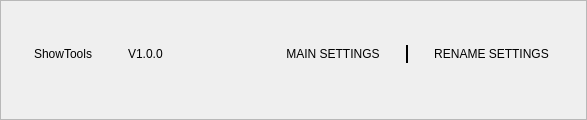
      <widget class="QFrame" name="headerFrame">
       <property name="sizePolicy">
        <sizepolicy hsizetype="Expanding" vsizetype="Fixed">
         <horstretch>0</horstretch>
         <verstretch>0</verstretch>
        </sizepolicy>
       </property>
       <property name="minimumSize">
        <size>
         <width>80</width>
         <height>120</height>
        </size>
       </property>
       <property name="frameShape">
        <enum>QFrame::StyledPanel</enum>
       </property>
       <property name="frameShadow">
        <enum>QFrame::Raised</enum>
       </property>
       <layout class="QHBoxLayout" name="horizontalLayout_3">
        <property name="spacing">
         <number>8</number>
        </property>
        <property name="leftMargin">
         <number>12</number>
        </property>
        <property name="topMargin">
         <number>14</number>
        </property>
        <property name="rightMargin">
         <number>12</number>
        </property>
        <item>
         <layout class="QHBoxLayout" name="horizontalLayout_2">
          <property name="leftMargin">
           <number>12</number>
          </property>
          <property name="topMargin">
           <number>6</number>
          </property>
          <property name="rightMargin">
           <number>12</number>
          </property>
          <property name="bottomMargin">
           <number>20</number>
          </property>
          <item alignment="Qt::AlignVCenter">
           <widget class="QWidget" name="titleRow" native="true">
            <property name="minimumSize">
             <size>
              <width>200</width>
              <height>0</height>
             </size>
            </property>
            <layout class="QHBoxLayout" name="horizontalLayout_11">
             <item>
              <layout class="QHBoxLayout" name="horizontalLayout_10">
               <item alignment="Qt::AlignBottom">
                <widget class="QLabel" name="label_showTools">
                 <property name="text">
                  <string>ShowTools</string>
                 </property>
                 <property name="alignment">
                  <set>Qt::AlignBottom|Qt::AlignLeading|Qt::AlignLeft</set>
                 </property>
                </widget>
               </item>
               <item alignment="Qt::AlignBottom">
                <widget class="QLabel" name="label_version">
                 <property name="text">
                  <string>V1.0.0</string>
                 </property>
                 <property name="alignment">
                  <set>Qt::AlignBottom|Qt::AlignLeading|Qt::AlignLeft</set>
                 </property>
                </widget>
               </item>
              </layout>
             </item>
            </layout>
           </widget>
          </item>
          <item>
           <spacer name="horizontalSpacer">
            <property name="orientation">
             <enum>Qt::Horizontal</enum>
            </property>
            <property name="sizeHint" stdset="0">
             <size>
              <width>40</width>
              <height>20</height>
             </size>
            </property>
           </spacer>
          </item>
          <item>
           <widget class="QWidget" name="tabContainer" native="true">
            <property name="minimumSize">
             <size>
              <width>100</width>
              <height>0</height>
             </size>
            </property>
            <layout class="QHBoxLayout" name="horizontalLayout_12">
             <property name="spacing">
              <number>14</number>
             </property>
             <item>
              <widget class="QPushButton" name="btnMainSettings">
               <property name="focusPolicy">
                <enum>Qt::NoFocus</enum>
               </property>
               <property name="text">
                <string>MAIN SETTINGS</string>
               </property>
               <property name="checkable">
                <bool>true</bool>
               </property>
               <property name="autoExclusive">
                <bool>true</bool>
               </property>
               <property name="flat">
                <bool>true</bool>
               </property>
              </widget>
             </item>
             <item>
              <widget class="QFrame" name="frameTabDivider">
               <property name="sizePolicy">
                <sizepolicy hsizetype="Fixed" vsizetype="Fixed">
                 <horstretch>0</horstretch>
                 <verstretch>0</verstretch>
                </sizepolicy>
               </property>
               <property name="minimumSize">
                <size>
                 <width>18</width>
                 <height>18</height>
                </size>
               </property>
               <property name="sizeIncrement">
                <size>
                 <width>0</width>
                 <height>0</height>
                </size>
               </property>
               <property name="baseSize">
                <size>
                 <width>0</width>
                 <height>0</height>
                </size>
               </property>
               <property name="frameShape">
                <enum>QFrame::VLine</enum>
               </property>
               <property name="frameShadow">
                <enum>QFrame::Plain</enum>
               </property>
               <property name="lineWidth">
                <number>2</number>
               </property>
               <property name="midLineWidth">
                <number>0</number>
               </property>
              </widget>
             </item>
             <item>
              <widget class="QPushButton" name="btnRenameSettings">
               <property name="focusPolicy">
                <enum>Qt::NoFocus</enum>
               </property>
               <property name="text">
                <string>RENAME SETTINGS</string>
               </property>
               <property name="checkable">
                <bool>true</bool>
               </property>
               <property name="autoExclusive">
                <bool>true</bool>
               </property>
               <property name="flat">
                <bool>true</bool>
               </property>
              </widget>
             </item>
             <item>
              <layout class="QHBoxLayout" name="horizontalLayout"/>
             </item>
            </layout>
           </widget>
          </item>
         </layout>
        </item>
       </layout>
      </widget>
